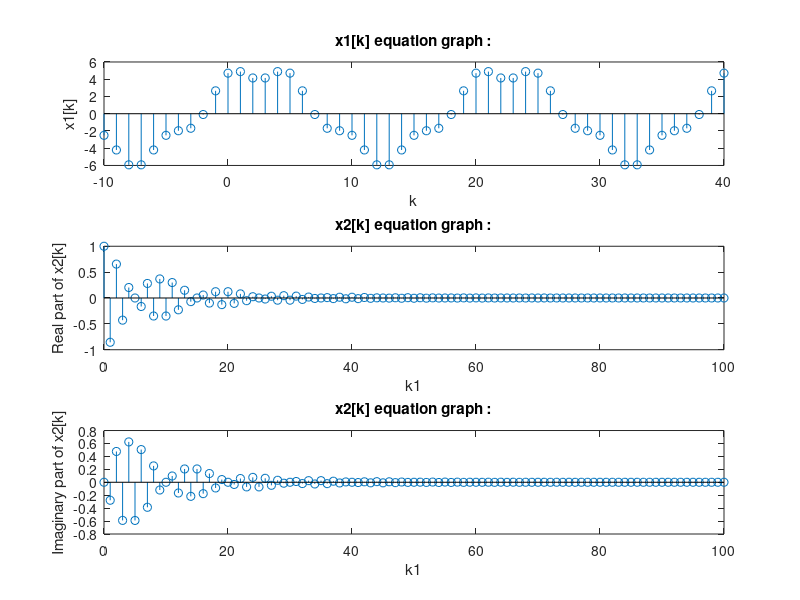

Recreate this plot in MATLAB.
subplot(3,1,1);
k=-10:40;
x1=-5.1*sin(0.1*pi*k-3*pi/4)+1.1*cos(0.4*pi*k);
stem(k,x1);
xlabel('k');
ylabel('x1[k]');
title('x1[k] equation graph :');
subplot(3,1,2);
k1=0:100;
imaginary_num=1i;
x2=((-0.9).^k1).*exp((imaginary_num*pi*k1)/10);
stem(k1,real(x2));
xlabel('k1');
ylabel('Real part of x2[k]');
title('x2[k] equation graph :');
subplot(3,1,3);
stem(k1,imag(x2));
xlabel('k1');
ylabel('Imaginary part of x2[k]');
title('x2[k] equation graph :');